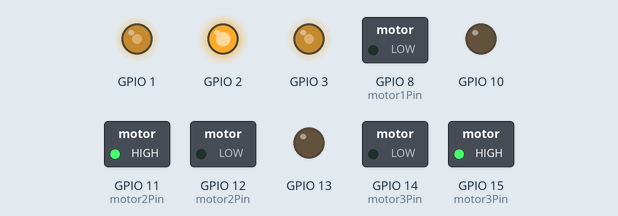
This program was run on a simulated ESP32. Parts: switched loads named in the program (green lamp = pin HIGH), output pins drawn as LEDs (lit = HIGH). Pins used as bus, display or sensor lines are not drawn.

Above: at 0.1 s.
Timing chart, 0 to 1.6 s (numbered marks = the images above):
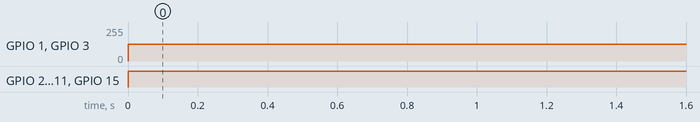

The program:

main.cpp
```cpp
//#include <Motor.h>
#include <HardwareSerial.h>
#include <Wire.h>
#include <Motor.h>

//Adafruit_TCS34725 tcs = Adafruit_TCS34725(TCS34725_INTEGRATIONTIME_540MS, TCS34725_GAIN_1X);

HardwareSerial receiverSerial(0);

void setup(){


    // Start I2C communication with the Multiplexer
    Wire.begin();

    // Serial Communication
    receiverSerial.begin(115200, SERIAL_8N1, RECEIVER_RX_PIN, RECEIVER_TX_PIN);

    // Configure motors
    setupPins(motoresPWM);
    setupPWM(canais, resolution, freqPWM);

    // Initiate motors
    setupPins(motor1Pin);
    setupPins(motor2Pin);
    setupPins(motor3Pin);


}


void loop(){

    //Get RGB values from each sensor
    // selTCS34725(1);
    // selTCS34725(2);
    // selTCS34725(3);


    // correctRobotDirection(checkLineState());


//inverter direção motor 1

    // Get theta and w
    if (receiverSerial.available()){
        /*
        Format:
        [Orientação - Ultra];10;20/" or
        [Orientação - Giro];100/"
        or
        [TEST];angulo;vec. angular;/
        */

        //Receive data until '/' character is found
        String receivedData = receiverSerial.readStringUntil('/');
        //Convert String from arduino Environment to native C++ string (somehow more reliable)
        std::string stringData = receivedData.c_str();

        // Process received data
        int pos = stringData.find(";");

        if (pos > 0) {
            //
            std::string sender = stringData.substr(0, pos);
            std::string data   = stringData.substr(pos + 1);

            processReceivedData(sender, data);
        }
        //[Teste];1.5708;/ (Angle in rad)


    }


    inverseKinematics(theta, w); //Function that calculates the speed of each motor based on the robot's orientation and angular velocity
    delay(50);


    // //PID Control for angle correction
    // double angleError = eulerY - desiredYaw;

    // // Compute PID terms for angle control
    // integral += angleError;
    // double anglePTerm = kp * angleError;
    // double angleITerm = ki * integral;
    // double angleDTerm = kd * (angleError - previousError);

    // // Compute motor speeds only when angle correction is necessary
    // if (abs(angleError) > ANGLE_THRESHOLD) {
    //     // Compute motor speeds by adjusting the throttle for angle control
    //     double PIDSpeed =  anglePTerm + angleITerm + angleDTerm;


    //     if (PIDSpeed > 255){
    //         PIDSpeed = 255;
    //     }

    //     ledcWrite(canais[0], PIDSpeed);
    //     ledcWrite(canais[1], PIDSpeed);
    //     ledcWrite(canais[2], PIDSpeed);

    //     previousError = angleError;
    // }
}


// void selTCS34725(int sensorNum){
//     if (sensorNum == 1) {
//         Wire.begin(SDA_PIN_1, SCL_PIN);

//         tcs.getRawData(&r1, &g1, &b1, &c1);

//         Wire.end();
//     }
//     else if (sensorNum == 2) {
//         Wire.begin(SDA_PIN_2, SCL_PIN);

//         tcs.getRawData(&r2, &g2, &b2, &c2);

//         Wire.end();
//     }
//     else if (sensorNum == 3){
//         Wire.begin(SDA_PIN_3, SCL_PIN);

//         tcs.getRawData(&r3, &g3, &b3, &c3);

//         Wire.end();
//     }

// }
```

Motor.h
```cpp
//include guards
#ifndef MOTOR_H
#define MOTOR_H

#include <Arduino.h>
#include <string>

enum MotorDirection {
  FORWARD,
  BACKWARD,
  STOP
};

//PID
extern float desiredYaw;
extern float kp, ki, kd;
extern float previousError;
extern float integral;
extern float ANGLE_THRESHOLD;

void setupPins(int motor[]);
void setupPWM(int motorCanal[], int reso_, int freq_);
void setDirection(int direction_, int motorPin[]);
void processReceivedData(std::string& sender_, std::string& data_);
void moveRobot(float vx_, float vy_);
void inverseKinematics(float theta_, float w_);

//VARIAVEIS GERAIS
#define raio 11

//SENSOR DE COR
#define SDA_PIN_1 5
#define SDA_PIN_2 21
#define SDA_PIN_3 4

#define SCL_PIN 19

//DEFINIR PORTAS MOTORES

//DEFINIR PORTAS PWM
extern float radius;
extern int scalingFactor;
extern int motor1Pin[]; // Não pode
extern int motor2Pin[];
extern int motor3Pin[];
extern int canais[];
extern int motoresPWM[];

//DEFINIR VARIAVEIS PWM
#define freqPWM 20000
#define resolution 9

// Receiver
#define RECEIVER_TX_PIN 17
#define RECEIVER_RX_PIN 16

// Movimentation Variables
extern float v1, v2, v3;
extern float vx, vy, w;
extern int Dir1, Dir2, Dir3;

#define L 8 // distance between robot's center and wheel's center
#define R 4 // wheel's radius

#define sqrt3_2 0.866025404
#define sqrt3 1.73205080757

extern float x, y;
extern float eulerY;
extern float theta, radius;
extern int scalingFactor;

#endif
```

motor_functions.cpp
```cpp
#include "Motor.h"
#include "Arduino.h"


float radius = 5;
int scalingFactor = 511;
int motor1Pin[] = {8, 5}; // Remove the initialization here
int motor2Pin[] = {11, 12};
int motor3Pin[] = {14, 15};
int canais[] = {1, 2, 3};
int motoresPWM[] = {10, 13, 16};

float desiredYaw;
float kp, ki, kd;
float previousError;
float integral;
float ANGLE_THRESHOLD;

float v1, v2, v3;
float vx, vy, w;
int Dir1, Dir2, Dir3;

float x, y;
float eulerY;
float theta;


void setupPins(int motor[]){
        for (int i = 0; i < 2; i++){
          pinMode(motor[i], OUTPUT);
        }
}
void setupPWM(int motorCanal[], int reso, int freq){
        for (int i = 0; i < 3; i++){
          ledcSetup(motorCanal[i], freq, reso);
          ledcAttachPin(motorCanal[i], i+1);
        }
}


//Define motor direction
void setDirection(int direction, int motorPin[]){

  switch (direction){

    case 1:
        digitalWrite(motorPin[0], HIGH);
        digitalWrite(motorPin[1], LOW);
    break;

    case -1:
        digitalWrite(motorPin[0], LOW);
        digitalWrite(motorPin[1], HIGH);
    break;

    case 0:
        digitalWrite(motorPin[0], LOW);
        digitalWrite(motorPin[1], LOW);
    break;

  }
}

// 255 --- 1600 RPM

void moveRobot(float vx, float vy){

    v1 = -((vx - sqrt3 * vy) / 2) + L * w;
    v2 = vx + w * L;
    v3 = ((-vx + sqrt3 * vy) / 2) + L * w;

    // set direction
    Dir1 = (v1 > 0) - (v1 < 0);   // returns -1 or 1
    Dir2 = (v2 > 0) - (v2 < 0);
    Dir3 = (v3 > 0) - (v3 < 0);

    // reescale values from -5 to 5 to 0 to 255
    v1 = static_cast<int>(abs((v1 / radius) * scalingFactor)); //diminuir radius do (v1/radius) para aumentar ciclo pwm manualmente
    v2 = static_cast<int>(abs((v2 / radius) * scalingFactor));
    v3 = static_cast<int>(abs((v3 / radius) * scalingFactor));

    ledcWrite(canais[0], v1);
    ledcWrite(canais[1], v2);
    ledcWrite(canais[2], v3);


    setDirection(Dir1, motor1Pin);
    setDirection(Dir2, motor2Pin);
    setDirection(Dir3, motor3Pin);

}

void inverseKinematics(float theta, float w){
    vx = radius * cos(theta);
    vy = radius * sin(theta);

    moveRobot(vx, vy);
}


void processReceivedData(std::string& sender,std::string& data){
  /*The purpose of '&' character is to indicate that the nts 'sender' and 'data' are references, avoiding unnecessary copying of the variables
  */

    int pos = data.find(';');
    if (sender == "[Orientação - Ultra]"){
            std::string x_ = data.substr(0, pos);
            std::string y_ = data.substr(pos + 1, data.find("/") - (pos + 1));

            //convert values to float
            x = std::stof(x_);
            y = std::stof(y_);

        }
        else if (sender == "[Orientação - Giro]"){


            std::string eulerY_ = data.substr(pos + 1, data.find("/") - (pos + 1));

            //convert angle to float
            eulerY = std::stof(eulerY_);


        }
        else if (sender == "[Infravermelhos]"){
        std::string radius_ = data.substr(pos + 1, data.find("/") - (pos + 1));
        std::string theta_ = data.substr(data.find("/") + 1);

            //convert angle to float
            theta = std::stof(theta_);
            radius = std::stof(radius_);


        }
        else if (sender == "[TEST]"){
            std::string theta = data.substr(pos + 1, data.find("/") - (pos + 1));
            std::string w = data.substr(data.find("/") + 1);

            //convert angle to float
            theta = std::stof(theta);
            w = std::stof(w);
        }

}
```

Measured:
- by itself, GPIO 1, GPIO 3: 0/255 → 127/255 at 0.00 s
- by itself, GPIO 2, GPIO 11 (motor2Pin), GPIO 15 (motor3Pin): LOW → HIGH at 0.00 s
